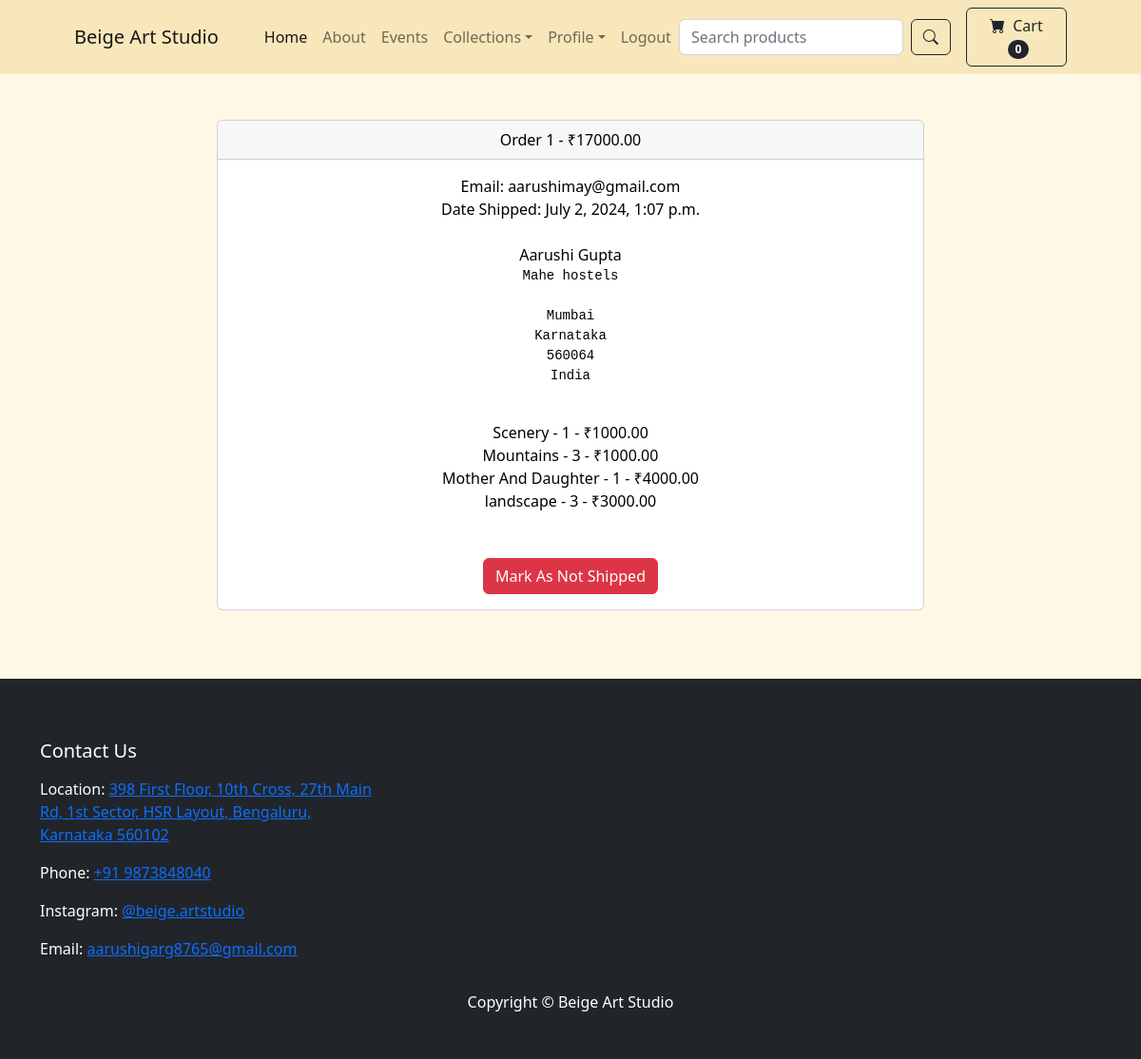
/payment/orders/1 (signed in), run on the app's committed database.
### payment/models.py (models this page shows, shortened)
class Order(models.Model):
    user = models.ForeignKey(User, on_delete=models.CASCADE, null=True, blank=True)
    full_name = models.CharField(max_length=250)
    email = models.EmailField(max_length=250)
    shipping_address = models.TextField(max_length=15000)
    amount_paid = models.DecimalField(max_digits=7, decimal_places=2)
    date_ordered = models.DateTimeField(auto_now_add=True)
    shipped = models.BooleanField(default=False)
    date_shipped = models.DateTimeField(blank=True, null=True)

class OrderItem(models.Model):
    order = models.ForeignKey(Order, on_delete=models.CASCADE, null=True)
    product = models.ForeignKey(Product, on_delete=models.CASCADE, null=True)
    user = models.ForeignKey(User, on_delete=models.CASCADE, null=True, blank=True)
    quantity = models.PositiveBigIntegerField(default=1)
    price = models.DecimalField(max_digits=7, decimal_places=2)

### store/models.py (models this page shows)
class Product(models.Model):
    name = models.CharField(max_length=100)
    price = models.DecimalField(default=0, decimal_places=2, max_digits=6)
    category = models.ForeignKey(Category, on_delete=models.CASCADE, default=1)
    description = models.CharField(max_length=250, default='', blank=True, null=True)
    image = models.ImageField(upload_to='uploads/product/')
    is_sale = models.BooleanField(default=False)
    sale_price = models.DecimalField(default=0, decimal_places=2, max_digits=6)
    def __str__(self):
        return self.name

### payment/views.py (the view, shortened to what this page needs)
# urls.py: path('orders/<int:pk>', views.orders, name='orders'),
def orders(request, pk):
	if request.user.is_authenticated and request.user.is_superuser:
		order = Order.objects.get(id=pk)
		items = OrderItem.objects.filter(order=pk)
		return render(request, 'payment/orders.html', {"order":order, "items":items})
	else:
		messages.success(request, "Access Denied")
		return redirect('home')

### cart/cart.py (called while the page is built)
    def __len__(self):
        return len(self.cart)

### cart/context_processors.py (called while the page is built)
def cart(request):
    return {'cart': Cart(request)}

### payment/templates/payment/orders.html (shortened to what this page needs)
{% extends 'base.html' %}
{% block content %}
        <div class="container">
        	<div class="row">
        		<center>
        			<div class="col-8">
        				<br/><br/>
<div class="card">
  <div class="card-header">
    Order {{ order.id}} - ₹{{order.amount_paid}}
  </div>
  <div class="card-body">
    Email: {{ order.email}}<br/>
    {% if order.date_shipped %}
      Date Shipped: {{ order.date_shipped}}
    {% else %}
     Date Ordered: {{ order.date_ordered}}
    {% endif %}
    <br/><br/>
    {{ order.full_name }}<br/>
    <pre>{{ order.shipping_address }}
    </pre>
    {% for item in items %}
      {{ item.product }} - {{ item.quantity }} - ₹{{ item.price }}<br/>
    {% endfor %}
    <br/><br/>
    {% if not order.shipped %}
    <form method="POST">
      {% csrf_token %}
      <input type="hidden" name="shipping_status" value="true">
      <button type="Submit" class="btn btn-success">Mark As Shipped</button>
    </from>
    {% else %}
    <form method="POST">
      <button type="Submit" class="btn btn-danger">Mark As Not Shipped</button>
    {% endif %}
  </div>
</div>
<br/>
<br/><br/>
        			</div>
        		</center>
        	</div>
        </div>
{% endblock %}

### store/templates/base.html (style rules this page uses)
body { background-color: #fff8e7; color: black; }

### data on the page
Order: id "1", amount_paid "17000.00", email "aarushimay@gmail.com", date_shipped "July 2, 2024, 1:07 p.m.", full_name "Aarushi Gupta", shipping_address "Mahe hostels Mumbai Karnataka 560064 India"
OrderItem: product "Scenery", quantity "1", price "1000.00"
OrderItem: product "Mountains", quantity "3", price "1000.00"
OrderItem: product "Mother And Daughter", quantity "1", price "4000.00"
OrderItem: product "landscape", quantity "3", price "3000.00"

### other printed values
{{ cart|length }} "0"
